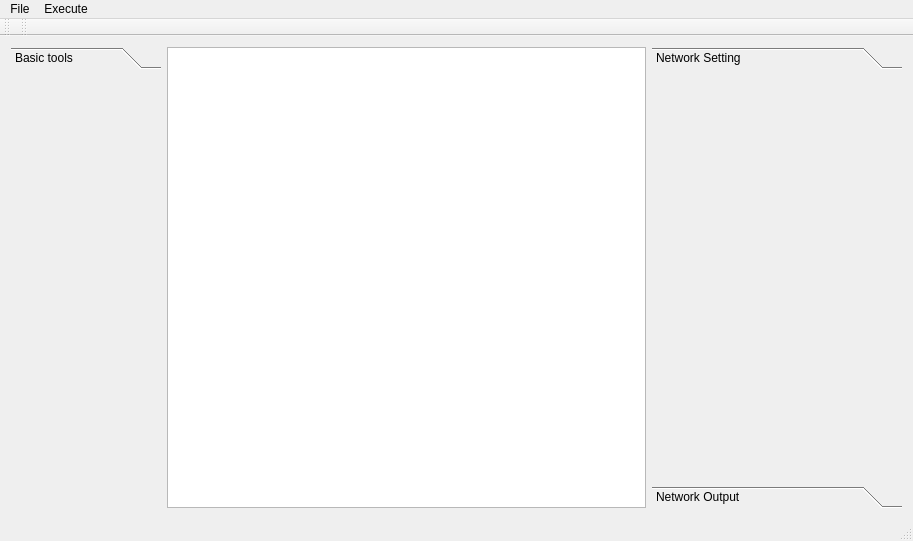
<?xml version="1.0" encoding="UTF-8"?>
<ui version="4.0">
 <class>MainWindow</class>
 <widget class="QMainWindow" name="MainWindow">
  <property name="geometry">
   <rect>
    <x>0</x>
    <y>0</y>
    <width>913</width>
    <height>541</height>
   </rect>
  </property>
  <property name="sizePolicy">
   <sizepolicy hsizetype="Maximum" vsizetype="Maximum">
    <horstretch>0</horstretch>
    <verstretch>0</verstretch>
   </sizepolicy>
  </property>
  <property name="windowTitle">
   <string>MainWindow</string>
  </property>
  <property name="dockOptions">
   <set>QMainWindow::AllowTabbedDocks|QMainWindow::AnimatedDocks</set>
  </property>
  <widget class="QWidget" name="centralWidget">
   <layout class="QHBoxLayout" name="horizontalLayout">
    <item>
     <widget class="QToolBox" name="unitToolBox">
      <property name="sizePolicy">
       <sizepolicy hsizetype="Maximum" vsizetype="Ignored">
        <horstretch>0</horstretch>
        <verstretch>0</verstretch>
       </sizepolicy>
      </property>
      <property name="minimumSize">
       <size>
        <width>150</width>
        <height>0</height>
       </size>
      </property>
      <property name="currentIndex">
       <number>0</number>
      </property>
      <widget class="QWidget" name="basicUnitBox">
       <property name="geometry">
        <rect>
         <x>0</x>
         <y>0</y>
         <width>150</width>
         <height>440</height>
        </rect>
       </property>
       <attribute name="label">
        <string>Basic tools</string>
       </attribute>
      </widget>
     </widget>
    </item>
    <item>
     <widget class="QGraphicsView" name="graphicsView">
      <property name="minimumSize">
       <size>
        <width>0</width>
        <height>0</height>
       </size>
      </property>
     </widget>
    </item>
    <item>
     <widget class="QToolBox" name="settingBox">
      <property name="minimumSize">
       <size>
        <width>250</width>
        <height>0</height>
       </size>
      </property>
      <property name="maximumSize">
       <size>
        <width>250</width>
        <height>16777215</height>
       </size>
      </property>
      <property name="currentIndex">
       <number>0</number>
      </property>
      <widget class="QWidget" name="page">
       <property name="geometry">
        <rect>
         <x>0</x>
         <y>0</y>
         <width>250</width>
         <height>414</height>
        </rect>
       </property>
       <attribute name="label">
        <string>Network Setting</string>
       </attribute>
      </widget>
      <widget class="QWidget" name="networkOutput">
       <property name="geometry">
        <rect>
         <x>0</x>
         <y>0</y>
         <width>98</width>
         <height>89</height>
        </rect>
       </property>
       <attribute name="label">
        <string>Network Output</string>
       </attribute>
       <layout class="QVBoxLayout" name="verticalLayout">
        <item>
         <widget class="QTextEdit" name="networkOutputText">
          <property name="verticalScrollBarPolicy">
           <enum>Qt::ScrollBarAlwaysOn</enum>
          </property>
          <property name="horizontalScrollBarPolicy">
           <enum>Qt::ScrollBarAlwaysOn</enum>
          </property>
          <property name="undoRedoEnabled">
           <bool>false</bool>
          </property>
          <property name="lineWrapMode">
           <enum>QTextEdit::NoWrap</enum>
          </property>
          <property name="readOnly">
           <bool>true</bool>
          </property>
         </widget>
        </item>
       </layout>
      </widget>
     </widget>
    </item>
   </layout>
  </widget>
  <widget class="QMenuBar" name="menuBar">
   <property name="geometry">
    <rect>
     <x>0</x>
     <y>0</y>
     <width>913</width>
     <height>23</height>
    </rect>
   </property>
   <widget class="QMenu" name="menuFile">
    <property name="title">
     <string>File</string>
    </property>
    <addaction name="actionOpen_file"/>
    <addaction name="actionSave_file"/>
    <addaction name="separator"/>
    <addaction name="actionExit"/>
   </widget>
   <widget class="QMenu" name="menuExecute">
    <property name="title">
     <string>Execute</string>
    </property>
    <addaction name="actionTrain"/>
    <addaction name="actionOutputGraph"/>
    <addaction name="actionResetItemsPosition"/>
    <addaction name="actionCompileNetwork"/>
   </widget>
   <addaction name="menuFile"/>
   <addaction name="menuExecute"/>
  </widget>
  <widget class="QToolBar" name="mainToolBar">
   <attribute name="toolBarArea">
    <enum>TopToolBarArea</enum>
   </attribute>
   <attribute name="toolBarBreak">
    <bool>false</bool>
   </attribute>
  </widget>
  <widget class="QStatusBar" name="statusBar"/>
  <widget class="QToolBar" name="toolBar">
   <property name="minimumSize">
    <size>
     <width>200</width>
     <height>0</height>
    </size>
   </property>
   <property name="windowTitle">
    <string>toolBar</string>
   </property>
   <attribute name="toolBarArea">
    <enum>TopToolBarArea</enum>
   </attribute>
   <attribute name="toolBarBreak">
    <bool>false</bool>
   </attribute>
  </widget>
  <action name="actionOpen_file">
   <property name="text">
    <string>Open file</string>
   </property>
  </action>
  <action name="actionSave_file">
   <property name="text">
    <string>Save file</string>
   </property>
  </action>
  <action name="actionExit">
   <property name="text">
    <string>Exit</string>
   </property>
  </action>
  <action name="actionTrain">
   <property name="text">
    <string>Train</string>
   </property>
  </action>
  <action name="actionOutputGraph">
   <property name="text">
    <string>Output Graph</string>
   </property>
  </action>
  <action name="actionResetItemsPosition">
   <property name="text">
    <string>Reset Items Position</string>
   </property>
  </action>
  <action name="actionCompileNetwork">
   <property name="text">
    <string>Compile Network</string>
   </property>
  </action>
 </widget>
 <layoutdefault spacing="6" margin="11"/>
 <resources>
  <include location="networkeditor.qrc"/>
 </resources>
 <connections>
  <connection>
   <sender>actionExit</sender>
   <signal>triggered()</signal>
   <receiver>MainWindow</receiver>
   <slot>close()</slot>
   <hints>
    <hint type="sourcelabel">
     <x>-1</x>
     <y>-1</y>
    </hint>
    <hint type="destinationlabel">
     <x>414</x>
     <y>270</y>
    </hint>
   </hints>
  </connection>
 </connections>
</ui>
